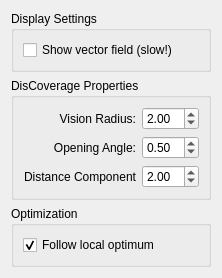
<?xml version="1.0" encoding="UTF-8"?>
<ui version="4.0">
 <class>DisCoverageWidget</class>
 <widget class="QWidget" name="DisCoverageWidget">
  <property name="geometry">
   <rect>
    <x>0</x>
    <y>0</y>
    <width>222</width>
    <height>258</height>
   </rect>
  </property>
  <property name="windowTitle">
   <string>Form</string>
  </property>
  <layout class="QVBoxLayout" name="verticalLayout_2">
   <item>
    <widget class="QGroupBox" name="groupBox">
     <property name="title">
      <string>Display Settings</string>
     </property>
     <layout class="QVBoxLayout" name="verticalLayout">
      <item>
       <widget class="QCheckBox" name="chkShowVectorField">
        <property name="text">
         <string>Show vector field (slow!)</string>
        </property>
       </widget>
      </item>
     </layout>
    </widget>
   </item>
   <item>
    <widget class="QGroupBox" name="groupBox_2">
     <property name="title">
      <string>DisCoverage Properties</string>
     </property>
     <layout class="QGridLayout" name="gridLayout">
      <item row="0" column="0">
       <widget class="QLabel" name="lblVisionRadius">
        <property name="text">
         <string>Vision Radius:</string>
        </property>
        <property name="alignment">
         <set>Qt::AlignRight|Qt::AlignTrailing|Qt::AlignVCenter</set>
        </property>
        <property name="buddy">
         <cstring>sbTheta</cstring>
        </property>
       </widget>
      </item>
      <item row="0" column="1">
       <widget class="QDoubleSpinBox" name="sbVisionRaius">
        <property name="minimum">
         <double>0.100000000000000</double>
        </property>
        <property name="maximum">
         <double>5.000000000000000</double>
        </property>
        <property name="singleStep">
         <double>0.100000000000000</double>
        </property>
        <property name="value">
         <double>2.000000000000000</double>
        </property>
       </widget>
      </item>
      <item row="1" column="0">
       <widget class="QLabel" name="lblTheta">
        <property name="text">
         <string>Opening Angle:</string>
        </property>
        <property name="alignment">
         <set>Qt::AlignRight|Qt::AlignTrailing|Qt::AlignVCenter</set>
        </property>
        <property name="buddy">
         <cstring>sbTheta</cstring>
        </property>
       </widget>
      </item>
      <item row="1" column="1">
       <widget class="QDoubleSpinBox" name="sbTheta">
        <property name="minimum">
         <double>0.010000000000000</double>
        </property>
        <property name="maximum">
         <double>10.000000000000000</double>
        </property>
        <property name="singleStep">
         <double>0.010000000000000</double>
        </property>
        <property name="value">
         <double>0.500000000000000</double>
        </property>
       </widget>
      </item>
      <item row="2" column="0">
       <widget class="QLabel" name="lblSigma">
        <property name="text">
         <string>Distance Component</string>
        </property>
        <property name="alignment">
         <set>Qt::AlignRight|Qt::AlignTrailing|Qt::AlignVCenter</set>
        </property>
        <property name="buddy">
         <cstring>sbSigma</cstring>
        </property>
       </widget>
      </item>
      <item row="2" column="1">
       <widget class="QDoubleSpinBox" name="sbSigma">
        <property name="maximum">
         <double>10.000000000000000</double>
        </property>
        <property name="singleStep">
         <double>0.050000000000000</double>
        </property>
        <property name="value">
         <double>2.000000000000000</double>
        </property>
       </widget>
      </item>
     </layout>
    </widget>
   </item>
   <item>
    <widget class="QGroupBox" name="gbOptimization">
     <property name="title">
      <string>Optimization</string>
     </property>
     <layout class="QVBoxLayout" name="verticalLayout_3">
      <item>
       <widget class="QCheckBox" name="chkLocalOptimum">
        <property name="text">
         <string>Follow local optimum</string>
        </property>
        <property name="checked">
         <bool>true</bool>
        </property>
       </widget>
      </item>
     </layout>
    </widget>
   </item>
   <item>
    <spacer name="verticalSpacer">
     <property name="orientation">
      <enum>Qt::Vertical</enum>
     </property>
     <property name="sizeHint" stdset="0">
      <size>
       <width>20</width>
       <height>40</height>
      </size>
     </property>
    </spacer>
   </item>
  </layout>
 </widget>
 <resources/>
 <connections/>
</ui>
